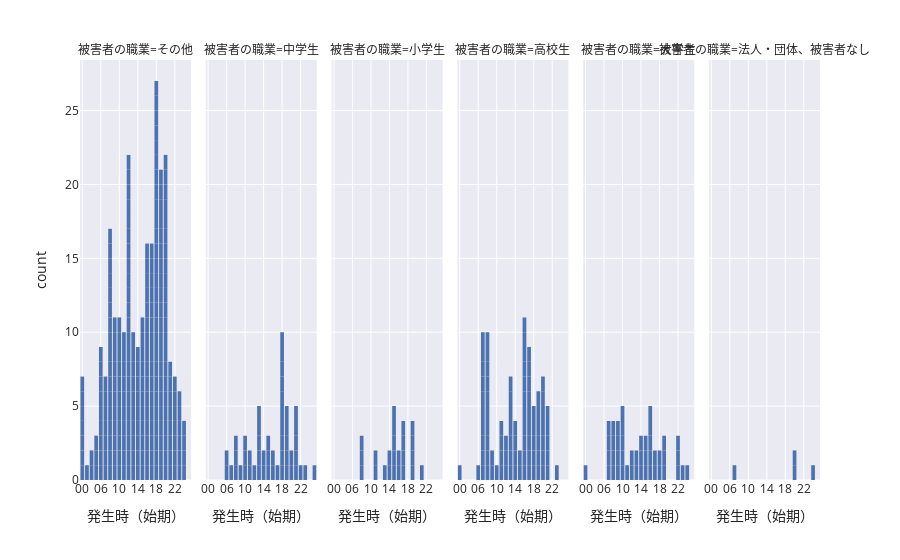

The notebook cell saved with this chart:
### Markdown cell above
`facet_col=`を足すと複数のチャートを一気に表示できる。

### Code cell
fig = px.bar(kashiwa,
            x='発生時（始期）',
            facet_col='被害者の職業',
            template='seaborn')
fig.update_traces(
    marker_line_width=0
)
fig.update_xaxes(categoryorder='category ascending')
fig.show()

### Figure 1 — Plotly figure (JSON) as saved in the notebook; plotly's stock layout.template omitted (floating-point values rounded to 4 significant figures; data arrays with more than 128 entries replaced by an {"elided": "..."} marker saying what was removed)
{"data": [{"alignmentgroup": "True", "hovertemplate": "被害者の職業=その他<br>発生時（始期）=%{x}<br>count=%{y}<extra></extra>", "legendgroup": "", "marker": {"color": "rgb(76,114,176)", "line": {"width": 0}, "pattern": {"shape": ""}}, "name": "", "offsetgroup": "", "orientation": "v", "showlegend": false, "textposition": "auto", "type": "bar", "x": {"elided": "257 str values"}, "xaxis": "x", "y": {"elided": "257 int values"}, "yaxis": "y"}, {"alignmentgroup": "True", "hovertemplate": "被害者の職業=中学生<br>発生時（始期）=%{x}<br>count=%{y}<extra></extra>", "legendgroup": "", "marker": {"color": "rgb(76,114,176)", "line": {"width": 0}, "pattern": {"shape": ""}}, "name": "", "offsetgroup": "", "orientation": "v", "showlegend": false, "textposition": "auto", "type": "bar", "x": ["22", "18", "21", "19", "15", "13", "21", "15", "18", "14", "19", "02", "08", "13", "19", "11", "16", "13", "18", "10", "18", "06", "09", "20", "08", "11", "18", "21", "10", "18", "18", "21", "19", "13", "07", "16", "10", "17", "13", "06", "21", "14", "18", "08", "15", "20", "23", "19", "18", "18", "12"], "xaxis": "x2", "y": [1, 1, 1, 1, 1, 1, 1, 1, 1, 1, 1, 1, 1, 1, 1, 1, 1, 1, 1, 1, 1, 1, 1, 1, 1, 1, 1, 1, 1, 1, 1, 1, 1, 1, 1, 1, 1, 1, 1, 1, 1, 1, 1, 1, 1, 1, 1, 1, 1, 1, 1], "yaxis": "y2"}, {"alignmentgroup": "True", "hovertemplate": "被害者の職業=小学生<br>発生時（始期）=%{x}<br>count=%{y}<extra></extra>", "legendgroup": "", "marker": {"color": "rgb(76,114,176)", "line": {"width": 0}, "pattern": {"shape": ""}}, "name": "", "offsetgroup": "", "orientation": "v", "showlegend": false, "textposition": "auto", "type": "bar", "x": ["15", "17", "08", "19", "08", "19", "11", "14", "15", "16", "17", "13", "15", "14", "17", "08", "15", "17", "15", "21", "19", "11", "19", "16"], "xaxis": "x3", "y": [1, 1, 1, 1, 1, 1, 1, 1, 1, 1, 1, 1, 1, 1, 1, 1, 1, 1, 1, 1, 1, 1, 1, 1], "yaxis": "y3"}, {"alignmentgroup": "True", "hovertemplate": "被害者の職業=高校生<br>発生時（始期）=%{x}<br>count=%{y}<extra></extra>", "legendgroup": "", "marker": {"color": "rgb(76,114,176)", "line": {"width": 0}, "pattern": {"shape": ""}}, "name": "", "offsetgroup": "", "orientation": "v", "showlegend": false, "textposition": "auto", "type": "bar", "x": ["21", "07", "20", "07", "07", "23", "08", "08", "06", "07", "17", "17", "15", "18", "18", "08", "07", "09", "16", "14", "15", "08", "07", "17", "07", "21", "19", "14", "14", "13", "18", "16", "11", "18", "13", "21", "11", "17", "16", "20", "13", "08", "13", "16", "11", "14", "00", "13", "13", "11", "16", "17", "17", "20", "17", "08", "13", "20", "12", "16", "19", "08", "19", "07", "12", "16", "08", "20", "16", "20", "07", "08", "17", "19", "08", "18", "16", "19", "19", "16", "20", "16", "21", "12", "21", "07", "17", "09", "10"], "xaxis": "x4", "y": [1, 1, 1, 1, 1, 1, 1, 1, 1, 1, 1, 1, 1, 1, 1, 1, 1, 1, 1, 1, 1, 1, 1, 1, 1, 1, 1, 1, 1, 1, 1, 1, 1, 1, 1, 1, 1, 1, 1, 1, 1, 1, 1, 1, 1, 1, 1, 1, 1, 1, 1, 1, 1, 1, 1, 1, 1, 1, 1, 1, 1, 1, 1, 1, 1, 1, 1, 1, 1, 1, 1, 1, 1, 1, 1, 1, 1, 1, 1, 1, 1, 1, 1, 1, 1, 1, 1, 1, 1], "yaxis": "y4"}, {"alignmentgroup": "True", "hovertemplate": "被害者の職業=大学生<br>発生時（始期）=%{x}<br>count=%{y}<extra></extra>", "legendgroup": "", "marker": {"color": "rgb(76,114,176)", "line": {"width": 0}, "pattern": {"shape": ""}}, "name": "", "offsetgroup": "", "orientation": "v", "showlegend": false, "textposition": "auto", "type": "bar", "x": ["14", "17", "10", "18", "16", "07", "22", "14", "19", "16", "09", "19", "07", "15", "10", "08", "16", "22", "08", "13", "07", "10", "09", "12", "00", "12", "15", "不明", "09", "19", "17", "11", "16", "10", "08", "22", "15", "10", "16", "23", "07", "13", "09", "14", "18", "08"], "xaxis": "x5", "y": [1, 1, 1, 1, 1, 1, 1, 1, 1, 1, 1, 1, 1, 1, 1, 1, 1, 1, 1, 1, 1, 1, 1, 1, 1, 1, 1, 1, 1, 1, 1, 1, 1, 1, 1, 1, 1, 1, 1, 1, 1, 1, 1, 1, 1, 1], "yaxis": "y5"}, {"alignmentgroup": "True", "hovertemplate": "被害者の職業=法人・団体、被害者なし<br>発生時（始期）=%{x}<br>count=%{y}<extra></extra>", "legendgroup": "", "marker": {"color": "rgb(76,114,176)", "line": {"width": 0}, "pattern": {"shape": ""}}, "name": "", "offsetgroup": "", "orientation": "v", "showlegend": false, "textposition": "auto", "type": "bar", "x": ["20", "不明", "07", "20"], "xaxis": "x6", "y": [1, 1, 1, 1], "yaxis": "y6"}], "layout": {"annotations": [{"font": {}, "showarrow": false, "text": "被害者の職業=その他", "x": 0.075, "xanchor": "center", "xref": "paper", "y": 1, "yanchor": "bottom", "yref": "paper"}, {"font": {}, "showarrow": false, "text": "被害者の職業=中学生", "x": 0.245, "xanchor": "center", "xref": "paper", "y": 1, "yanchor": "bottom", "yref": "paper"}, {"font": {}, "showarrow": false, "text": "被害者の職業=小学生", "x": 0.415, "xanchor": "center", "xref": "paper", "y": 1, "yanchor": "bottom", "yref": "paper"}, {"font": {}, "showarrow": false, "text": "被害者の職業=高校生", "x": 0.585, "xanchor": "center", "xref": "paper", "y": 1, "yanchor": "bottom", "yref": "paper"}, {"font": {}, "showarrow": false, "text": "被害者の職業=大学生", "x": 0.755, "xanchor": "center", "xref": "paper", "y": 1, "yanchor": "bottom", "yref": "paper"}, {"font": {}, "showarrow": false, "text": "被害者の職業=法人・団体、被害者なし", "x": 0.925, "xanchor": "center", "xref": "paper", "y": 1, "yanchor": "bottom", "yref": "paper"}], "barmode": "relative", "legend": {"tracegroupgap": 0}, "margin": {"t": 60}, "xaxis": {"anchor": "y", "categoryorder": "category ascending", "domain": [0, 0.15], "title": {"text": "発生時（始期）"}}, "xaxis2": {"anchor": "y2", "categoryorder": "category ascending", "domain": [0.17, 0.32], "matches": "x", "title": {"text": "発生時（始期）"}}, "xaxis3": {"anchor": "y3", "categoryorder": "category ascending", "domain": [0.34, 0.49], "matches": "x", "title": {"text": "発生時（始期）"}}, "xaxis4": {"anchor": "y4", "categoryorder": "category ascending", "domain": [0.51, 0.66], "matches": "x", "title": {"text": "発生時（始期）"}}, "xaxis5": {"anchor": "y5", "categoryorder": "category ascending", "domain": [0.68, 0.83], "matches": "x", "title": {"text": "発生時（始期）"}}, "xaxis6": {"anchor": "y6", "categoryorder": "category ascending", "domain": [0.85, 1], "matches": "x", "title": {"text": "発生時（始期）"}}, "yaxis": {"anchor": "x", "domain": [0, 1], "title": {"text": "count"}}, "yaxis2": {"anchor": "x2", "domain": [0, 1], "matches": "y", "showticklabels": false}, "yaxis3": {"anchor": "x3", "domain": [0, 1], "matches": "y", "showticklabels": false}, "yaxis4": {"anchor": "x4", "domain": [0, 1], "matches": "y", "showticklabels": false}, "yaxis5": {"anchor": "x5", "domain": [0, 1], "matches": "y", "showticklabels": false}, "yaxis6": {"anchor": "x6", "domain": [0, 1], "matches": "y", "showticklabels": false}}}
